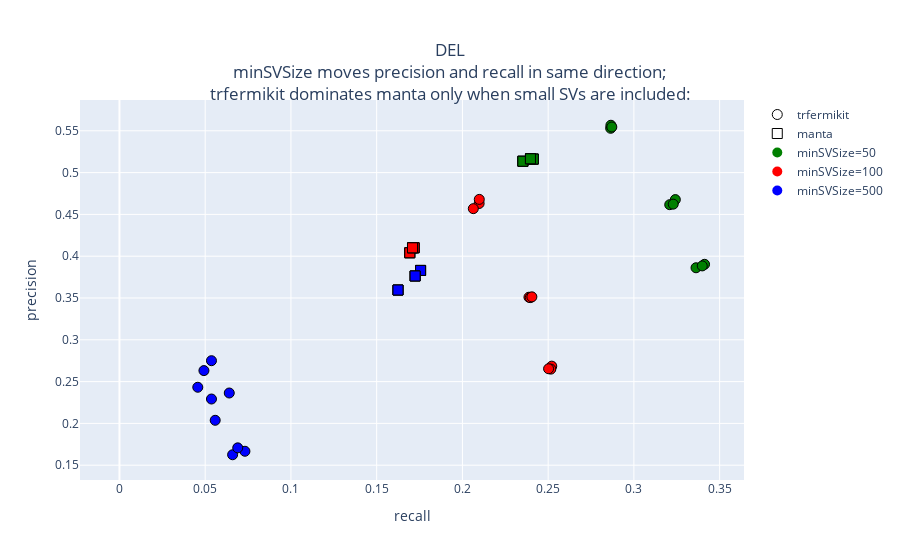
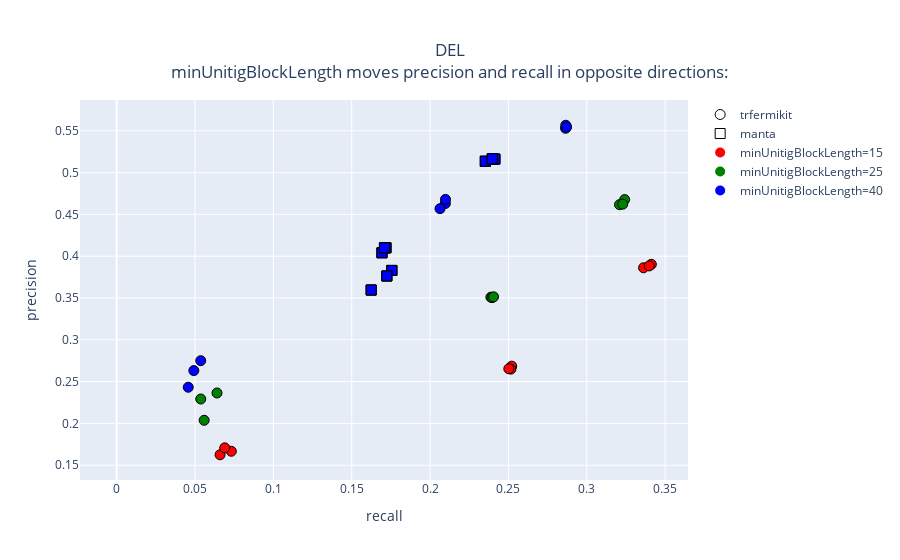
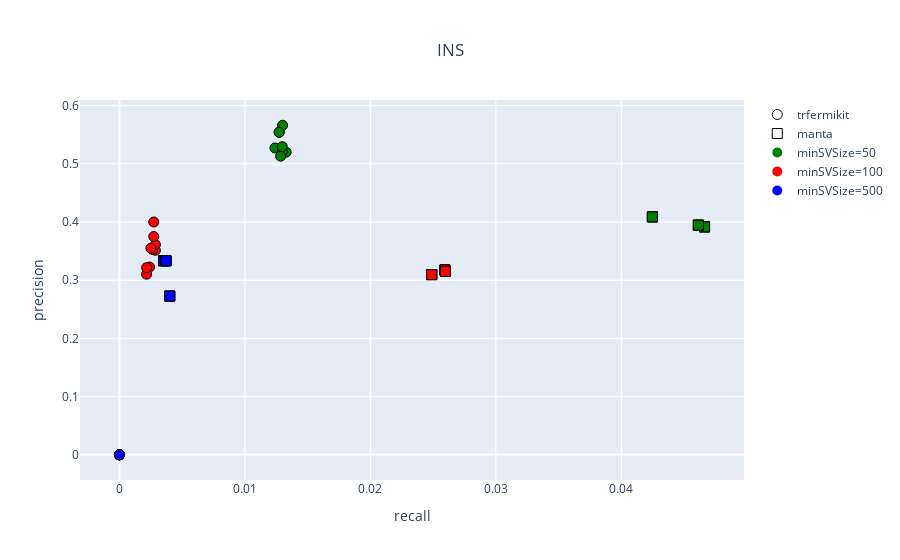
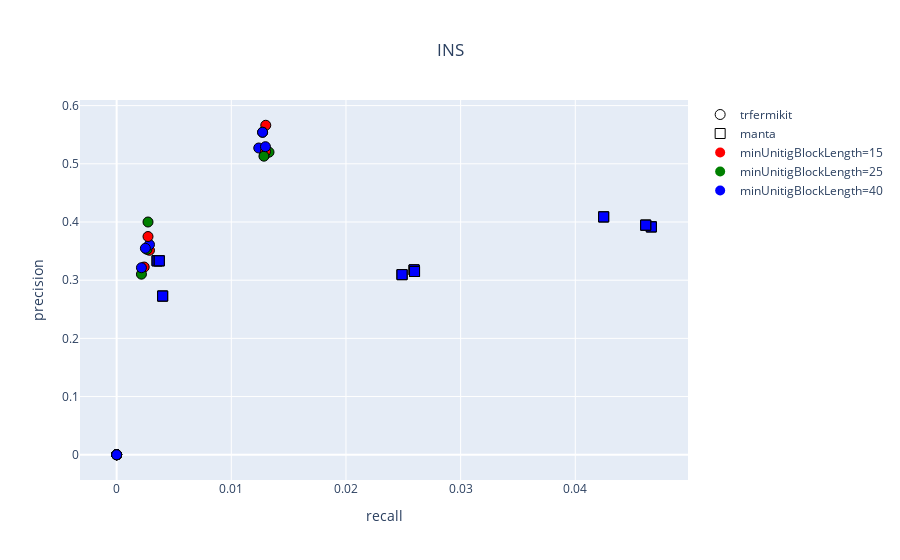

Source (notebook cell) for these figures, in order:
### Markdown cell above
## trfermikit is more sensitive than manta at discovering small DELs

### Code cell
import plotly.graph_objects as go
import json

def get_precision_recall(experiment, caller, svtype):
    with open('data/{}/truvari-{}-pacbio-{}/summary.txt'.format(experiment, svtype, caller)) as json_file:
        d = json.load(json_file)
        try:
            precision = d['TP-base']/float(d['TP-base'] + d['FP'])
        except ZeroDivisionError: 
            precision = None
        recall = d['TP-base']/float(d['TP-base'] + d['FN'])
        return precision, recall

def get_config(experiment): 
    with open('data/{}/config.json'.format(experiment)) as json_file:
        return json.load(json_file)

def get_precisions_recalls_configs(caller, svtype):   
    experiments = ! ls data

    precisions = []
    recalls = []
    configs = []

    for experiment in experiments: 
        precision, recall = get_precision_recall(experiment, caller, svtype)
        precisions.append(precision) 
        recalls.append(recall) 
        config = get_config(experiment)
        configs.append(config)
        
    return precisions, recalls, configs

def format_config(config, outer_key_top=None, inner_key_top=None): 
    if outer_key_top and inner_key_top: 
        s = '{}.{}: {}<br><br>'.format(
            outer_key_top, 
            inner_key_top, 
            config[outer_key_top][inner_key_top]
        )
    else: 
        s = ''
        
    for outer_key, outer_value in config.items(): 
        if outer_key == 'general': continue 
        s += '{}: <br>'.format(outer_key)
        for inner_key, inner_value in outer_value.items(): 
            if outer_key == outer_key_top and inner_key == inner_key_top: continue 
            s += '  {}: {}<br>'.format(inner_key, inner_value)
    return s

def initialize_colors(configs, outer_key, inner_key): 
    string_list = [config[outer_key][inner_key] for config in configs]
    string_list = list(set(string_list)) # get unique strings
    color_list = ['red', 'green', 'blue', 'yellow', 'magenta', 'cyan']        
    color_dict = {}
    for index, string in enumerate(string_list): 
        color_dict[string] = color_list[index]
    return color_dict

def sort_colors(colors):
    return sorted({int(k): v for k, v in colors.items()}.items())    

def precision_recall_graph(outer_key, inner_key, commentary, svtype, marker_size=10, line_width=1): 
    trfermikit_precisions, trfermikit_recalls, trfermikit_configs = get_precisions_recalls_configs('trfermikit.unitigSupport.thinned', svtype) 
    manta_precisions, manta_recalls, manta_configs = get_precisions_recalls_configs('manta', svtype) 
    
    colors = initialize_colors(trfermikit_configs, outer_key, inner_key) 
    
    fig = go.Figure(data=go.Scatter(
        x=trfermikit_recalls,
        y=trfermikit_precisions,
        mode='markers',
        name='trfermikit',
        showlegend=False,
        marker=dict(
            symbol='circle',
            size=marker_size,
            line=dict(width=line_width, color='black'),
            color=[colors[config[outer_key][inner_key]] for config in trfermikit_configs]
        ),
        hovertemplate ='%{text}',
        text=[format_config(config, outer_key, inner_key) for config in trfermikit_configs]))
    fig.update_xaxes(title_text='recall')
    fig.update_yaxes(title_text='precision')
    
    fig.add_trace(go.Scatter(
        x=manta_recalls, 
        y=manta_precisions,
        mode='markers',
        name='manta',
        showlegend=False,
        marker=dict(
            symbol='square',
            size=marker_size,
            line=dict(width=line_width, color='black'),
            color=[colors[config[outer_key][inner_key]] for config in manta_configs]
        ),
        hovertemplate ='%{text}',
        text=[format_config(config, outer_key, inner_key) for config in manta_configs]
    ))  

    caller_to_symbol = { 
        'trfermikit': 'circle',
        'manta': 'square'        
    }
    
    for caller, symbol in caller_to_symbol.items():         
        fig.add_trace(go.Scatter(
            y=[None], 
            mode='markers',
            marker=dict(
                symbol=symbol,
                size=marker_size,
                line=dict(width=line_width, color='black'),
                color='white'
            ),
            name=caller
        ))

    for value, color in sort_colors(colors):                 
        fig.add_trace(go.Scatter(
            y=[None], 
            mode='markers',
            marker=dict(
                symbol='circle',
                size=marker_size,
                line=None,
                color=color
            ),
            name='{}={}'.format(inner_key, value)
        ))
    
    fig.update_layout(title={
        'text': svtype + '<br>' + commentary,
        'y':0.9,
        'x':0.5,
    })
    
    write_image(
        fig, 
        image_directory='images/precision_recall', 
        inner_key=inner_key, 
        svtype=svtype
    )
    
    fig.show()

def write_image(fig, image_directory, inner_key, svtype): 
    import os
    import pathlib
    if not os.path.exists(image_directory):
        pathlib.Path(image_directory).mkdir(parents=True, exist_ok=True)
    fig.write_image("{}/{}-{}.svg".format(image_directory, inner_key, svtype))
    
def precision_recall_graphs_DEL(): 
    for outer_key, inner_key, commentary in [
        (
            'filterCalls', 
            'minSVSize', 
            'minSVSize moves precision and recall in same direction;<br>' + 
            'trfermikit dominates manta only when small SVs are included:'
        ), 
        (
            'filterCalls', 
            'minUnitigBlockLength', 
            'minUnitigBlockLength moves precision and recall in opposite directions:'
        )
    ]: 
        precision_recall_graph(outer_key, inner_key, commentary, svtype='DEL') 

def precision_recall_graphs_INS(): 
    for outer_key, inner_key, commentary in [
        (
            'filterCalls', 
            'minSVSize',
            ''
        ), 
        (
            'filterCalls', 
            'minUnitigBlockLength', 
            ''
        )
    ]: 
        precision_recall_graph(outer_key, inner_key, commentary, svtype='INS') 


precision_recall_graphs_DEL()
precision_recall_graphs_INS()
